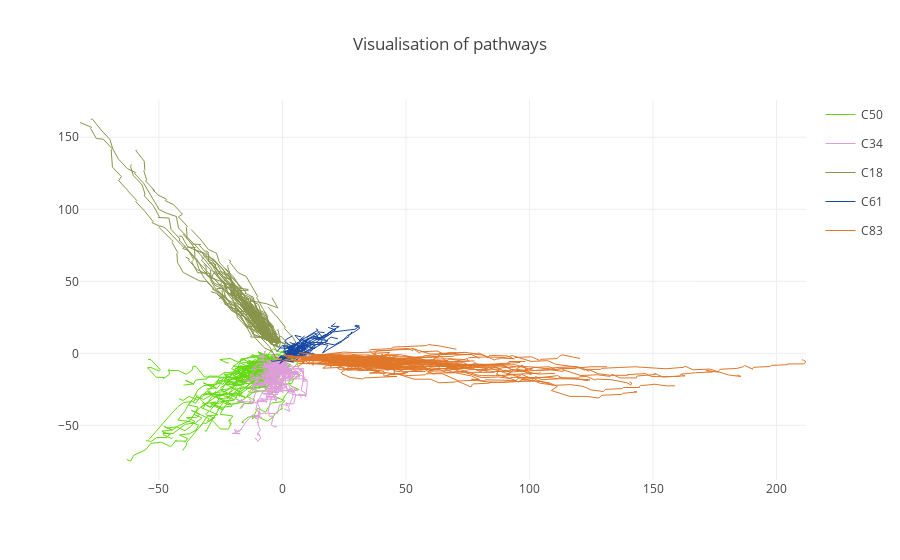

The notebook cell saved with this chart:
### Markdown cell above
Now add up the vectors of events in a sequence to get the pathway and plot it

### Code cell
data=[]

#color code by cancer type

top5cancers = sequence_cancer_df['PRIMARY_DIAGNOSIS'].value_counts().keys()[:5]

np.random.seed(seed=20)
for c in top5cancers:

    color = np.random.randint(255, size=(1, 3))[0]
    
    c_sequences = sequence_cancer_df[sequence_cancer_df['PRIMARY_DIAGNOSIS'] == c]
    c_sequences100 = random.choices(list(c_sequences['sequence']),k=100)
    
    legend = True
    for s in c_sequences100:
        event_vectors = np.array([list(map2D[e]) for e in s])
        pathway_coordinates = np.cumsum(event_vectors, axis=0)

    
        trace = go.Scatter( x = pathway_coordinates[:,0],
                            y = pathway_coordinates[:,1],
                            mode = 'lines',
                            name = c,
                            legendgroup = c,
                            line=dict(width=1,
                                      color='rgb({}, {}, {})'.format(*color)), 
                            showlegend = legend)
        legend = False
        data.append(trace)

layout = dict(title = 'Visualisation of pathways',
              yaxis = dict(zeroline = False),
              xaxis = dict(zeroline = False)
             )

fig = dict(data=data, layout=layout)
po.iplot(fig)
